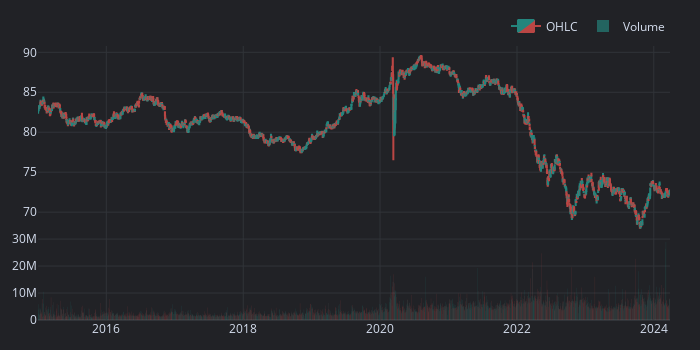

Notebook source saved alongside this figure:
### Code cell
d = vbt.ParquetData.pull(
    [f"monthly/{asset}" for asset in assets],
    filters=[("group", ">=", "2015-01")],
)
d.select("BND").plot().show()

### Figure 1 — Plotly figure (JSON) as saved in the notebook; plotly's stock layout.template omitted (floating-point values rounded to 4 significant figures; data arrays with more than 128 entries replaced by an {"elided": "..."} marker saying what was removed)
{"data": [{"close": {"elided": "2324 float values"}, "decreasing": {"fillcolor": "#ee534f", "line": {"color": "#ee534f"}}, "high": {"elided": "2324 float values"}, "increasing": {"fillcolor": "#26a69a", "line": {"color": "#26a69a"}}, "low": {"elided": "2324 float values"}, "name": "OHLC", "opacity": 0.75, "open": {"elided": "2324 float values"}, "type": "candlestick", "uid": "48a2fcc7-36a5-458d-9dde-687d5a868a74", "x": {"elided": "2324 str values"}, "xaxis": "x", "yaxis": "y"}, {"marker": {"color": {"elided": "2324 str values"}, "line": {"width": 0}}, "name": "Volume", "opacity": 0.5, "type": "bar", "uid": "8a5ffe1d-a620-4348-b3d1-a2a14abeb8a4", "x": {"elided": "2324 str values"}, "xaxis": "x2", "y": {"elided": "2324 int values"}, "yaxis": "y2"}], "layout": {"height": 350, "legend": {"orientation": "h", "traceorder": "normal", "x": 1, "xanchor": "right", "y": 1.02, "yanchor": "bottom"}, "margin": {"b": 30, "l": 30, "r": 30, "t": 30}, "showlegend": true, "width": 700, "xaxis": {"anchor": "y", "domain": [0, 1], "matches": "x2", "rangeslider": {"visible": false}, "showgrid": true, "showticklabels": false}, "xaxis2": {"anchor": "y2", "domain": [0, 1], "showgrid": true}, "yaxis": {"anchor": "x", "domain": [0.3, 1], "showgrid": true}, "yaxis2": {"anchor": "x2", "domain": [0, 0.3], "showgrid": true}}}
